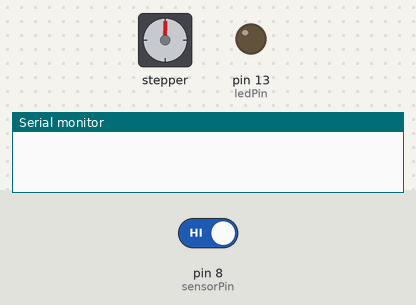
A sketch run on a simulated Arduino Uno, built with avr-gcc and run on an emulated ATmega328P. On the bench: stepper motor, output pins drawn as LEDs (lit = HIGH), the last lines printed to the serial monitor. The test bench sets the inputs (shaded band); at power-on: pin 8 (sensorPin) HIGH. Stepper angles assume 4096 steps per turn.

Above: at 1.2 s.
1.3 s: pin 8 (sensorPin) driven LOW
At 1.8 s:
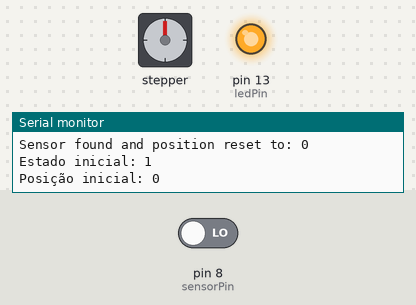
At 10.1 s:
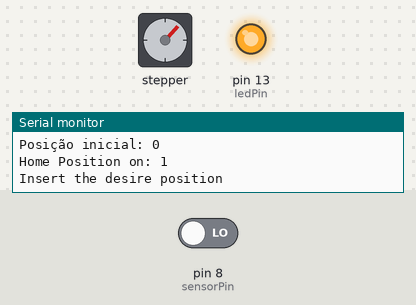
Timing chart, 0 to 11.6 s (numbered marks = the images above; inputs shaded):
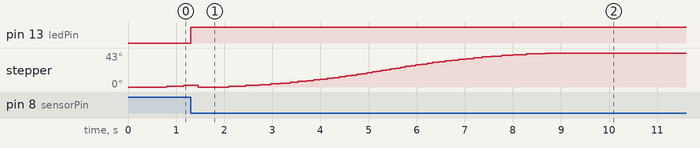

The sketch:

Turntable_Serial_Monitor.ino
```cpp
////////////////////////////////////////////////////////////////////////////////
//
//   Turntable V1 20180204 MCR
//     based on the idea from Ray on rmweb.co.uk forum
//     http://www.rmweb.co.uk/community/index.php?/topic/78578-dcc-controlled-peco-turntable-project-using-a-arduino-uno/
//
//     The idea was having a sensor determine and calibrate de stepper motor on startup of the system.
//     From there all the positions are relative to position (0) the sensor.
//
//     Works fine but, for the moment, only interact with Arduino serial monitor commands
//     0 - Go to home position
//     1, 2, 3 & 4 - Go to position 1, 2, 3 & 4
//     9 - Calibrate the turntable again
//
//     This is a work in progress. The goal is to make a DDC Accessory Decoder
//
//     Works with the very cheap Stepper Motor DC 5V 28BYJ-48 + ULN2003 Stepper Motor Driver Module
//     The sensor is an Hall Effect Magnetic sensor, also very cheap
//
////////////////////////////////////////////////////////////////////////////////

#include <AccelStepper.h>

// Absolute positions. You need to find out the positions on your track.
// One full turn takes 4076 steps.
int position0 = 500;
int position1 = 1000;
int position2 = 1500;
int position3 = 1700;
int position4 = 2800;

int positionChoice;

#define HALFSTEP 8

// ligação de Pins do Motor
#define motorPin1  3     // IN1 on the Module ULN2003 - PIN 3 Arduino
#define motorPin2  4     // IN2 on the Module ULN2003 - PIN 4 Arduino
#define motorPin3  5     // IN3 on the Module ULN2003 - PIN 5 Arduino
#define motorPin4  6     // IN4 on the Module ULN2003 - PIN 6 Arduino

const int sensorPin = 8; // Hall sensor on Pin 8
const int ledPin = 13;   // Control led pin 13 on Arduino

int sensorStatus = 0;    // Sensor State
int initialStatus = 0;   // Initial State Variable on 0 starts de cxalibration process
int position0Status = 0; // Home Position Variable on 0 finds home

// Start Pin sequence pin's IN1-IN3-IN2-IN4 to work with Library AccelStepper on the 28BYJ-48 Stepper
AccelStepper stepper(HALFSTEP, motorPin1, motorPin3, motorPin2, motorPin4);

void setup() {

  //Opens the seriial communication
  Serial.begin(9600);

  // Initialize pin state (Input or Output)
  pinMode(ledPin, OUTPUT);
  pinMode(sensorPin, INPUT);

  // Define de speed and acceleration on every move the stepper makes
  stepper.setMaxSpeed(200.0);
  stepper.setAcceleration(30.0);
  stepper.setSpeed(100);


}//--(END of setup )---

void loop() {

  if (initialStatus == 0) { //Starts by finding the sensor
    calibrate();

  }

  else if (position0Status == 0) { //After calibration sends the turntable to home position

    while (stepper.currentPosition () != position0) {
      stepper.moveTo(position0);
      stepper.run();
    }
    releaseCoil();
    position0Status = 1;
    Serial.print("Home Position on: ");
    Serial.println(position0Status);
  }
  else {


    Serial.println("Insert the desire position");
    while (Serial.available() == 0) { } // Wait for User to Input Data

    positionChoice = Serial.parseInt(); //Read the data the user has input

    switch (positionChoice) {
      case 0:
        Serial.println("You choose the Home position");
        while (stepper.currentPosition () != position0) {
          stepper.moveTo(position0);
          stepper.run();
        }
        break;
      case 1:
        Serial.println("Choose position 1");
        while (stepper.currentPosition () != position1) {
          stepper.moveTo(position1);
          stepper.run();
        }
        releaseCoil();
        break;
      case 2:
        Serial.println("Choose position 2");
        while (stepper.currentPosition () != position2) {
          stepper.moveTo(position2);
          stepper.run();
        }
        releaseCoil();
        break;
      case 3:
        Serial.println("Choose position 3");
        while (stepper.currentPosition () != position3) {
          stepper.moveTo(position3);
          stepper.run();
        }
        releaseCoil();
        break;
      case 4:
        Serial.println("Choose position 4");
        while (stepper.currentPosition () != position4) {
          stepper.moveTo(position4);
          stepper.run();
        }
        releaseCoil();
        break;
      case 9:
        Serial.println("Starting the Calibration process");
        initialStatus = 0;
        position0Status = 0;
        calibrate();

        break;
    }
  }
}
```

functions.ino
```cpp
void calibrate() {
  stepper.moveTo(5000);
  stepper.run();

  sensorStatus = digitalRead(sensorPin);
  if (sensorStatus == LOW) {
    digitalWrite(ledPin, HIGH);
    stepper.setCurrentPosition(0);
    Serial.print("Sensor found and position reset to: ");
    Serial.println(stepper.currentPosition());
    initialStatus = 1;
    Serial.print("Estado inicial: ");
    Serial.println(initialStatus);
    Serial.print("Posição inicial: ");
    Serial.println(position0Status);
  }
}

void releaseCoil() {
  digitalWrite(3, LOW);
  digitalWrite(4, LOW);
  digitalWrite(5, LOW);
  digitalWrite(6, LOW);

}
```

Measured:
- after the input at 1.3 s, pin 13 (ledPin): LOW → HIGH at once
